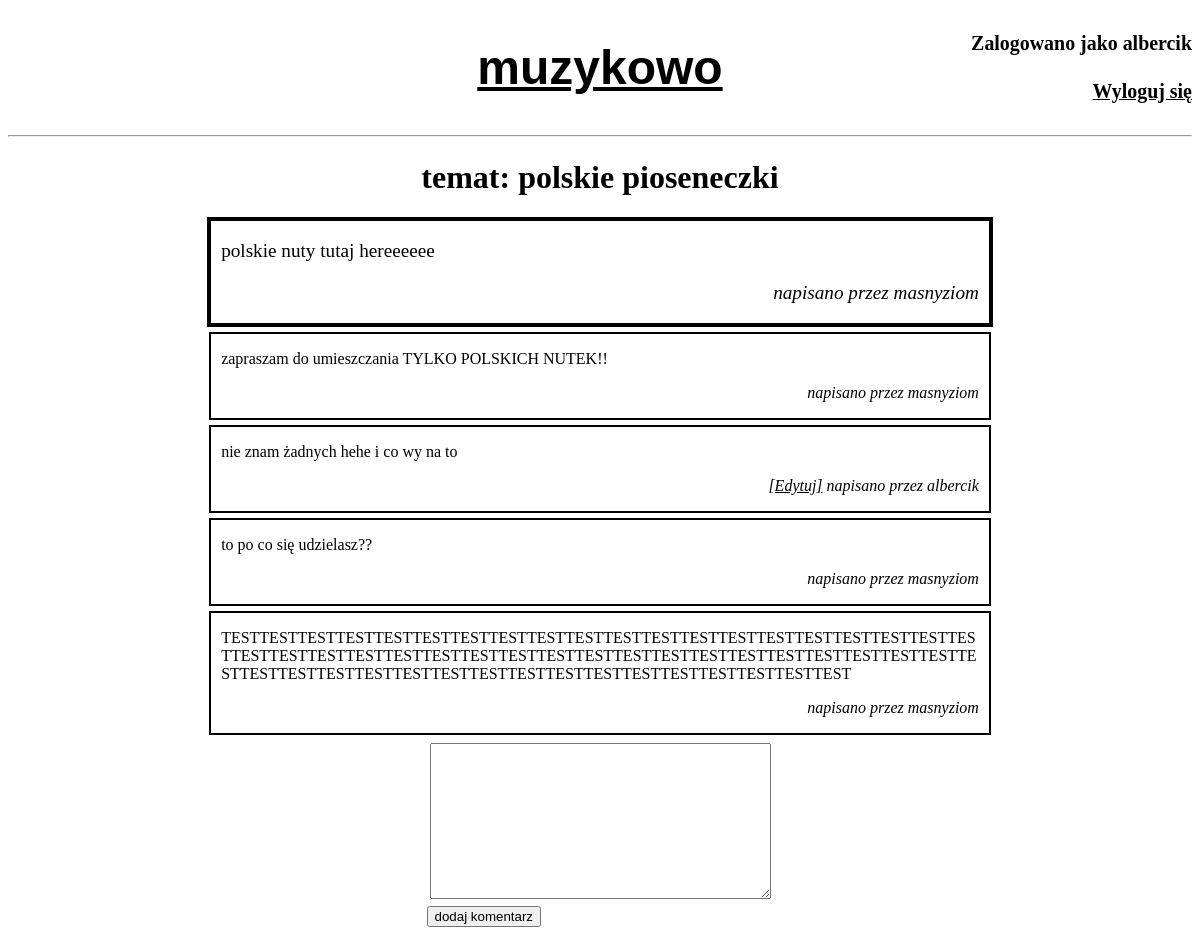
The app's page /odkrycia/1 (signed in) with its own data.
### Forum/models.py (models this page shows, shortened)
class Thread(models.Model):
    id = models.AutoField(primary_key=True)
    section = models.ForeignKey(Section, on_delete=models.CASCADE)
    title = models.CharField(max_length=128)
    content = models.TextField()
    author = models.ForeignKey(User, on_delete=models.DO_NOTHING)

class Reply(models.Model):
    id = models.AutoField(primary_key=True)
    thread = models.ForeignKey(Thread, on_delete=models.CASCADE)
    content = models.TextField()
    author = models.ForeignKey(User, on_delete=models.DO_NOTHING)

### Forum/views.py (the view, shortened to what this page needs)
# urls.py: path('<str:sectionName>/<int:threadId>', views.threadpage, name='threadpage'),
def threadpage(request, sectionName, threadId):
    section = Section.objects.get(name = sectionName)
    thread = Thread.objects.get(id = threadId)
    replies = Reply.objects.filter(thread=thread)
    form = None
    if request.user.is_authenticated:
        form = ReplyForm()
    return render(request, 'thread.html', {
        'section': section,
        'thread': thread,
        'replies': replies,
        'replyform': form,
    })

### Forum/forms.py
class ReplyForm(forms.ModelForm):
    class Meta:
        model = Reply
        fields = ['content']

### templates/thread.html (shortened to what this page needs)
{% extends 'base.html' %}
{% block 'siteContent' %}
<div class="title">
    <h1>temat: {{thread.title}}</h1>
</div>
<div class="replies">
    <div class="thread">
        <p>{{ thread.content }}</p>
        <p class="signature">
            napisano przez {{ thread.author }}
        </p>
    </div>
    {% for reply in replies %}
    <div class="reply">
        <p>{{ reply.content }}</p>
        <p class="signature">
            {% if reply.author == user %}
            <a href="{% url 'editreply' reply.id %}"><span>[Edytuj]</span></a>
            {% endif %}
            napisano przez {{ reply.author }}
        </p>
    </div>
    {% endfor %}
    <div class="addComment">
        {% if replyform %}
        <form action="{% url 'threadpage' section.name thread.id %}" method="POST">
            <table>
                <td>{{replyform.content}}</td>
            </table>
            <input type="submit" value="dodaj komentarz">
        </form>
        {% else %}
        Zaloguj się aby dodać komentarz.
        {% endif %}
    </div>
</div>
{% endblock %}

### templates/base.html (shortened to what this page needs)
<!DOCTYPE html>
<html>
    <head>
    </head>
    <body>
        <div class="topbar">
            <a class="logotype" href="/"><h1 class="logotype">muzykowo</h1></a>
            <div class="userlogin">
                {% if user.is_authenticated %}
                <h5>Zalogowano jako {{ user.username }}</h5>
                <a href="{% url 'logout' %}">
                    <h5>Wyloguj się</h5>
                </a>
                {% else %}
                <h5>Nie jesteś zalogowany</h5>
                <a href="{% url 'login' %}">
                    <h5>Zaloguj się</h5>
                </a>
                {% endif %}
            </div>
        </div>
        <hr>
        {% block 'siteContent' %}
        {% endblock %}
    </body>
</html>

### templates/base.html (style rules this page uses)
a { color: black; }
.topbar { display: grid; grid-template-columns: 30% 40% 30%; font-size: 1.5em; }
.logotype { font-family: Verdana, Geneva, Tahoma, sans-serif; grid-column-start: 2; text-align: center; }
.userlogin { text-align: right; grid-column-start: 3; display: flex; flex-direction: column; justify-content: space-evenly; }
.userlogin h5 { margin: 0; }

### templates/thread.html (style rules this page uses)
.title { text-align: center; }
.replies { margin-right: auto; margin-left: auto; width: 80%; display: flex; flex-direction: column; align-items: center; }
.thread { border: 4px solid black; font-size: 1.2em; width: 80%; padding: 0 10px; margin-bottom: 5px; word-wrap: break-word; }
.reply { width: 80%; border: 2px black solid; padding: 0 10px; margin-bottom: 5px; word-wrap: break-word; }
.signature { text-align: right; font-style: italic; }

### records on screen
Thread: title "polskie pioseneczki", content "polskie nuty tutaj hereeeeee", author "masnyziom"
Reply: content "zapraszam do umieszczania TYLKO POLSKICH NUTEK!!", author "masnyziom"
Reply: content "nie znam żadnych hehe i co wy na to", shows "[Edytuj]", author "albercik"
Reply: content "to po co się udzielasz??", author "masnyziom"
Reply: content "TESTTESTTESTTESTTESTTESTTESTTESTTESTTESTTESTTESTTESTTESTTESTTESTTESTTESTTESTTESTTESTTESTTESTTESTTESTTESTTESTTESTTESTTESTTESTTESTTESTTESTTESTTESTTESTTESTTESTTESTTESTTESTTESTTESTTESTTESTTESTTESTTESTTESTTESTTESTTESTTESTTESTTEST", author "masnyziom"

### other values on screen
{{ user.username }} "albercik"
